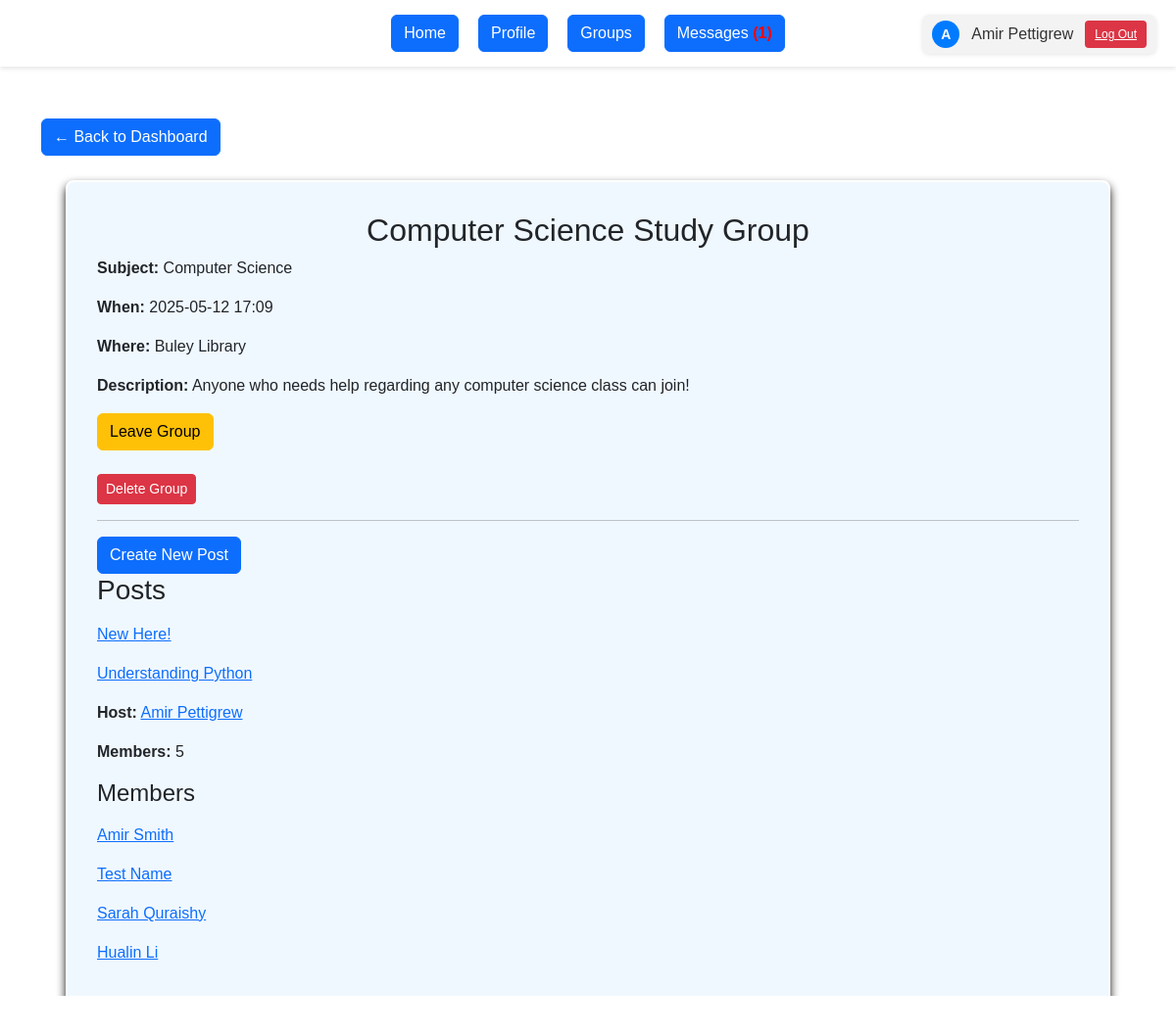
/groups/2 (signed in), run on an earlier commit of the app's database.
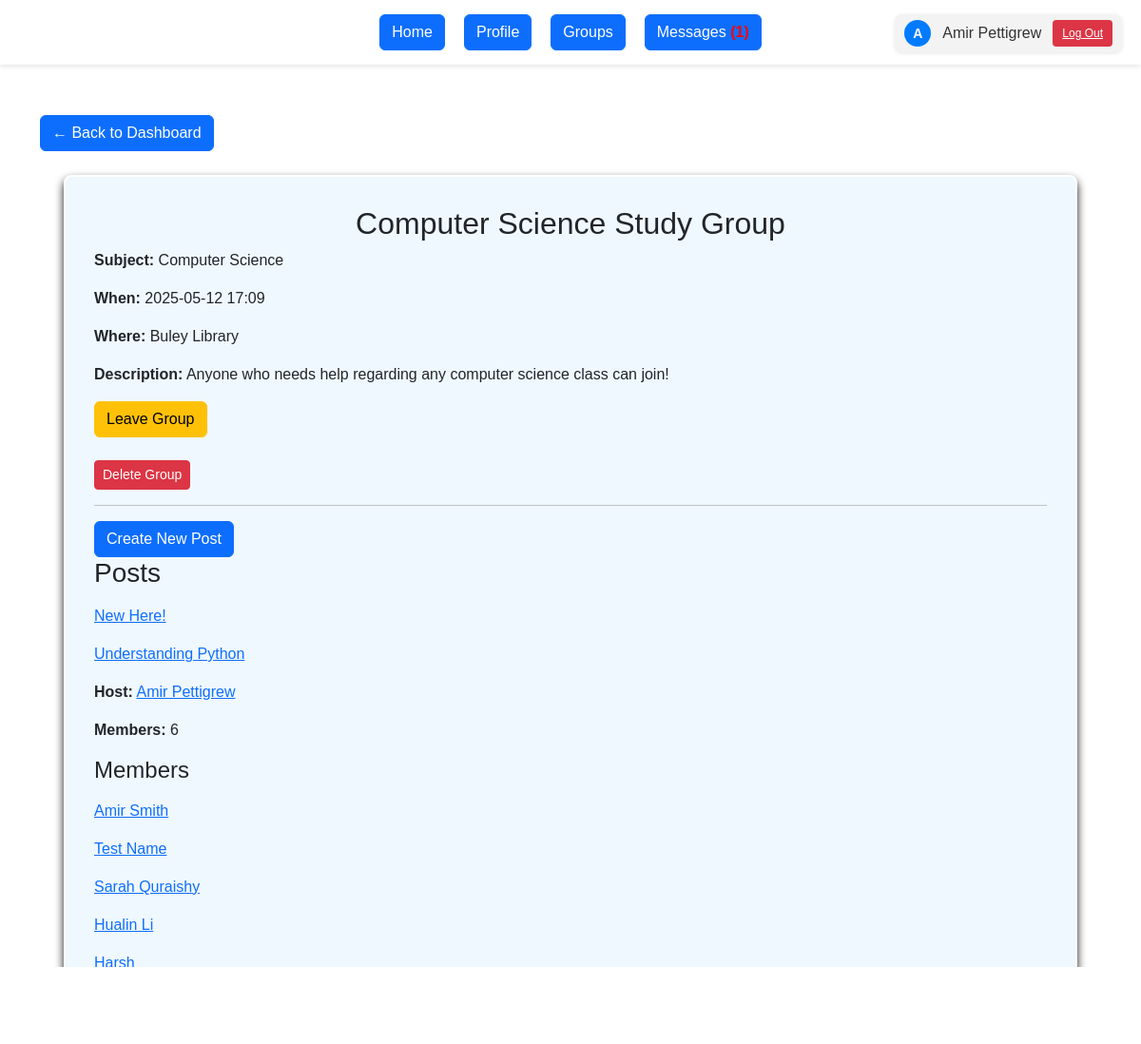
And on a later commit of the database.
### app/models/models.py (models this page shows)
class Forum(db.Model):
    __tablename__ = 'forums'
    id = db.Column(db.Integer, primary_key=True)
    study_group_id = db.Column(db.Integer, db.ForeignKey('study_groups.id'), nullable=False)
    title = db.Column(db.String(150), nullable=False)
    created_by_id = db.Column(db.Integer, db.ForeignKey('users.id'), nullable=False)
    created_at = db.Column(db.DateTime, default=datetime.utcnow)
    messages = db.relationship('ThreadMessage', backref='thread', lazy=True, cascade='all, delete-orphan')

class Membership(db.Model):
    __tablename__ = 'memberships'
    id = db.Column(db.Integer, primary_key=True)
    user_id = db.Column(db.Integer, db.ForeignKey('users.id'), nullable=False)
    study_group_id = db.Column(db.Integer, db.ForeignKey('study_groups.id'), nullable=False)
    role = db.Column(db.String(50), default='member')
    joined_at = db.Column(db.DateTime, default=datetime.utcnow)

class User(UserMixin, db.Model):
    __tablename__ = 'users'
    id = db.Column(db.Integer, primary_key=True)
    southern_email = db.Column(db.String(120), unique=True, nullable=False)
    name = db.Column(db.String(100), nullable=False)
    password_hash = db.Column(db.String(128), nullable=False)
    created_at = db.Column(db.DateTime, default=datetime.utcnow)
    groups = db.relationship('StudyGroup', backref='creator', lazy=True)
    memberships = db.relationship('Membership', backref='user', lazy=True)
    forums = db.relationship('Forum', backref='forum_creator', lazy=True)
    sent_messages = db.relationship('Message', foreign_keys='Message.sender_id', backref='sender', lazy=True)
    received_messages = db.relationship('Message', foreign_keys='Message.receiver_id', backref='receiver', lazy=True)
    thread_posts = db.relationship('ThreadMessage', foreign_keys='ThreadMessage.author_id', backref='author', lazy=True)

### app/routes/main.py (the view)
@main_bp.route('/groups/<int:group_id>')
@login_required
def view_group(group_id):
    group = StudyGroup.query.get_or_404(group_id)
    membership = Membership.query.filter_by(
        user_id=current_user.id,
        study_group_id=group.id
    ).first()
    is_member = membership is not None
    unread_count = Message.query.filter_by(receiver_id=current_user.id, is_read=False).count()
    return render_template('view_group.html',
                           group=group, is_member=is_member,
                           unread_count=unread_count)

### app/__init__.py (called while the page is built)
def create_app(config_object=DevelopmentConfig):
    app = Flask(__name__, instance_relative_config=True)
    app.config.from_object(config_object)
    db.init_app(app)
    login_manager.init_app(app)
    @login_manager.user_loader
    def load_user(user_id):
        from app.models.models import User
        return User.query.get(int(user_id))
    from app.routes.auth import auth_bp
    from app.routes.main import main_bp
    app.register_blueprint(auth_bp)
    app.register_blueprint(main_bp)
    from app.routes.threads import threads_bp
    app.register_blueprint(threads_bp)
    @app.route('/')
    def root():
        return redirect(url_for('auth.login'))
    with app.app_context():
        db.create_all()
    return app

### app/templates/view_group.html (shortened to what this page needs)
{% extends "base.html" %}
{% block content %}
<link rel="stylesheet" href="{{ url_for('static', filename='dashboard_styles.css') }}">
  <div class="page-header">
    <a href="{{ url_for('main.dashboard') }}" class="btn btn-primary">← Back to Dashboard</a>
  </div>
  <div class="group-layout" style="padding: 30px; max-height: 1000px; overflow-y: auto; margin: 25px; border: 2px solid rgb(255, 255, 255); border-radius: 8px; background-color: aliceblue; box-shadow: #111 0px 5px 10px;">
    <section class="group-main">
      <h2>{{ group.name }}</h2>
      <div class="group_details">
        <p><strong>Subject:</strong> {{ group.subject }}</p>
        <p><strong>When:</strong> {{ group.meet_time.strftime('%Y-%m-%d %H:%M') }}</p>
        <p><strong>Where:</strong> {{ group.location }}</p>
        <p><strong>Description:</strong> {{ group.description }}</p>
      </div>
      <div class="group-actions">
        {% if is_member %}
          <form method="POST" action="{{ url_for('main.leave_group', group_id=group.id) }}">
            <button class="btn btn-warning">Leave Group</button>
          </form>
          <br>
          <form method="POST" action="{{ url_for('main.delete_group', group_id=group.id) }}">
            <button type="submit" class="btn btn-danger btn-sm">Delete Group</button>
          </form>
        {% else %}
          <form method="POST" action="{{ url_for('main.join_group', group_id=group.id) }}">
            <button class="btn btn-success">Join Group</button>
          </form>
        {% endif %}
      </div>
      {% if is_member %}
        <hr>
        <div class="forum-section">
          <a href="{{ url_for('threads.new_thread', group_id=group.id) }}">
            <button class="btn btn-primary">Create New Post</button>
          </a>
          <h3>Posts</h3>
          {% if group.forums %}
            <p class="post-list">
              {% for thread in group.forums %}
                <p>
                  <a href="{{ url_for('threads.view_thread', group_id=group.id, thread_id=thread.id) }}" class="post-pnk">
                    {{ thread.title }}
                  </a>
                </p>
              {% endfor %}
            </p>
          {% else %}
            <p class="muted">No posts yet.</p>
          {% endif %}
        </div>
      {% else %}
        <p class="muted"><em>Join this group to view and start posts.</em></p>
      {% endif %}
    </section>
    <aside class="group-sidebar">
      <p><strong>Host:</strong>
        <a href="{{ url_for('main.profile_view', user_id=group.creator.id, group_id=group.id) }}">
          {{ group.creator.name }}
        </a>
      </p>
      <p><strong>Members:</strong> {{ group.memberships|length }}</p>
      <h4>Members</h4>
      <p class="member-list">
        {% for m in group.memberships %}
          {% if m.user.id != group.creator.id %}
            <p>
              <a href="{{ url_for('main.profile_view', user_id=m.user.id, group_id=group.id) }}">
                {{ m.user.name }}
              </a>
            </p>
          {% endif %}
        {% endfor %}
      </p>
    </aside>
  </div>
{% endblock %}

What changed in the data, as far as the page shows it:
added Membership: user.name "Harsh"
Also different on the page:
{{ group.memberships|length }}: "5" → "6"
